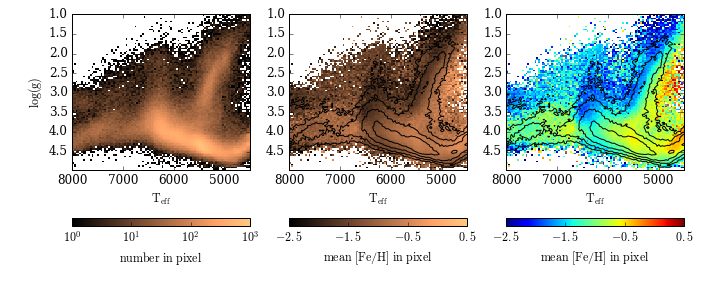

This chart was generated by the following Python code:
"""
Stellar Parameters Hess Diagram
-------------------------------
Figure 1.11.
A Hess diagram of the number per pixel (left) and [Fe/H] metallicity (center,
right) of SEGUE Stellar Parameters Pipeline stars. In the center and right
panels, contours representing the number density are overplotted for
comparison. These two panels show identical data, but compare a grayscale
and multicolor plotting scheme. This is an example of a situation in which
multiple colors are very helpful in distinguishing close metallicity levels.
This is the same data as shown in figure 1.5.
"""
# Author: Jake VanderPlas
# License: BSD
#   The figure produced by this code is published in the textbook
#   "Statistics, Data Mining, and Machine Learning in Astronomy" (2013)
#   For more information, see http://astroML.github.com
#   To report a bug or issue, use the following forum:
#    https://groups.google.com/forum/#!forum/astroml-general
import numpy as np
from matplotlib import pyplot as plt

#----------------------------------------------------------------------
# This function adjusts matplotlib settings for a uniform feel in the textbook.
# Note that with usetex=True, fonts are rendered with LaTeX.  This may
# result in an error if LaTeX is not installed on your system.  In that case,
# you can set usetex to False.
from astroML.plotting import setup_text_plots
setup_text_plots(fontsize=12, usetex=False)

#------------------------------------------------------------
# Get SDSS SSPP data
from astroML.datasets import fetch_sdss_sspp
data = fetch_sdss_sspp()

# do some reasonable magnitude cuts
rpsf = data['rpsf']
data = data[(rpsf > 15) & (rpsf < 19)]

# get the desired data
logg = data['logg']
Teff = data['Teff']
FeH = data['FeH']

#------------------------------------------------------------
# Plot the results using the binned_statistic function
from astroML.stats import binned_statistic_2d
N, xedges, yedges = binned_statistic_2d(Teff, logg, FeH,
                                        'count', bins=100)
FeH_mean, xedges, yedges = binned_statistic_2d(Teff, logg, FeH,
                                               'mean', bins=100)

# Define custom colormaps: Set pixels with no sources to white
cmap = plt.cm.copper
cmap.set_bad('w', 1.)

cmap_multicolor = plt.cm.jet
cmap_multicolor.set_bad('w', 1.)

# Create figure and subplots
fig = plt.figure(figsize=(10, 4))
fig.subplots_adjust(wspace=0.22, left=0.1, right=0.95,
                    bottom=0.12, top=0.95)

#--------------------
# First axes:
ax = plt.subplot(131, xticks=[4000, 5000, 6000, 7000, 8000])
plt.imshow(np.log10(N.T), origin='lower',
           extent=[xedges[0], xedges[-1], yedges[0], yedges[-1]],
           aspect='auto', interpolation='nearest', cmap=cmap)
plt.xlim(xedges[-1], xedges[0])
plt.ylim(yedges[-1], yedges[0])
plt.xlabel(r'$\mathrm{T_{eff}}$')
plt.ylabel(r'$\mathrm{log(g)}$')

cb = plt.colorbar(ticks=[0, 1, 2, 3], pad=0.2,
                  format=r'$10^{%i}$', orientation='horizontal')
cb.set_label(r'$\mathrm{number\ in\ pixel}$')
plt.clim(0, 3)

#--------------------
# Second axes:
ax = plt.subplot(132, xticks=[4000, 5000, 6000, 7000, 8000])
plt.imshow(FeH_mean.T, origin='lower',
           extent=[xedges[0], xedges[-1], yedges[0], yedges[-1]],
           aspect='auto', interpolation='nearest', cmap=cmap)
plt.xlim(xedges[-1], xedges[0])
plt.ylim(yedges[-1], yedges[0])
plt.xlabel(r'$\mathrm{T_{eff}}$')

cb = plt.colorbar(ticks=np.arange(-2.5, 1, 1), pad=0.2,
                  format=r'$%.1f$', orientation='horizontal')
cb.set_label(r'$\mathrm{mean\ [Fe/H]\ in\ pixel}$')
plt.clim(-2.5, 0.5)

# Draw density contours over the colors
levels = np.linspace(0, np.log10(N.max()), 7)[2:]
plt.contour(np.log10(N.T), levels, colors='k',
            extent=[xedges[0], xedges[-1], yedges[0], yedges[-1]])

#--------------------
# Third axes:
ax = plt.subplot(133, xticks=[4000, 5000, 6000, 7000, 8000])
plt.imshow(FeH_mean.T, origin='lower',
           extent=[xedges[0], xedges[-1], yedges[0], yedges[-1]],
           aspect='auto', interpolation='nearest', cmap=cmap_multicolor)
plt.xlim(xedges[-1], xedges[0])
plt.ylim(yedges[-1], yedges[0])
plt.xlabel(r'$\mathrm{T_{eff}}$')

cb = plt.colorbar(ticks=np.arange(-2.5, 1, 1), pad=0.2,
                  format=r'$%.1f$', orientation='horizontal')
cb.set_label(r'$\mathrm{mean\ [Fe/H]\ in\ pixel}$')
plt.clim(-2.5, 0.5)

# Draw density contours over the colors
levels = np.linspace(0, np.log10(N.max()), 7)[2:]
plt.contour(np.log10(N.T), levels, colors='k',
            extent=[xedges[0], xedges[-1], yedges[0], yedges[-1]])

plt.show()
